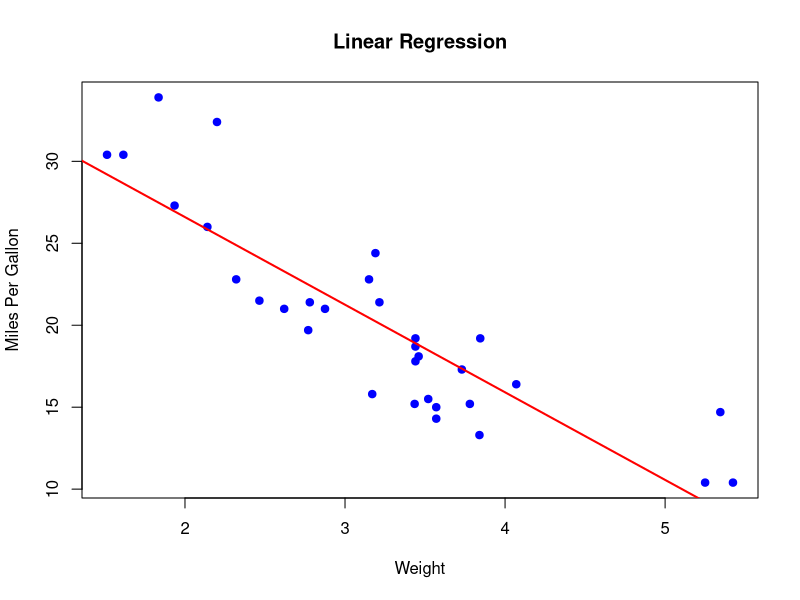

Write the R code that produced this figure.
# Load the mtcars data set
data(mtcars)
head(mtcars)

# Perform linear regression
lm_model <- lm(mpg ~ wt, data = mtcars)

# Display summary of the linear regression
summary(lm_model)

# Visualize the results
plot(mtcars$wt, mtcars$mpg, main = "Linear Regression", xlab = "Weight", ylab = "Miles Per Gallon", pch = 19, col = "blue")
abline(lm_model, col = "red", lw = 2)

